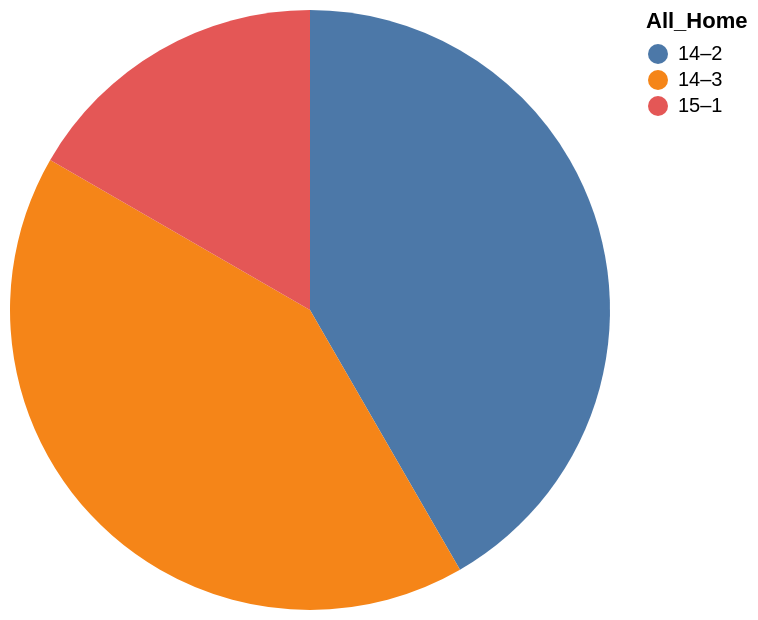

Here is the Vega-Lite specification saved for this chart:
### Vega-Lite specification from a JSON file in a GitHub repository (floating-point values rounded to 4 significant figures)
{"data": {"values": [{"x_data": "14–2", "y_data": 5}, {"x_data": "14–3", "y_data": 5}, {"x_data": "15–1", "y_data": 2}]}, "mark": "arc", "encoding": {"theta": {"field": "y_data", "type": "quantitative", "title": "SUM(School_ID)"}, "color": {"field": "x_data", "type": "nominal", "title": "All_Home"}}}
